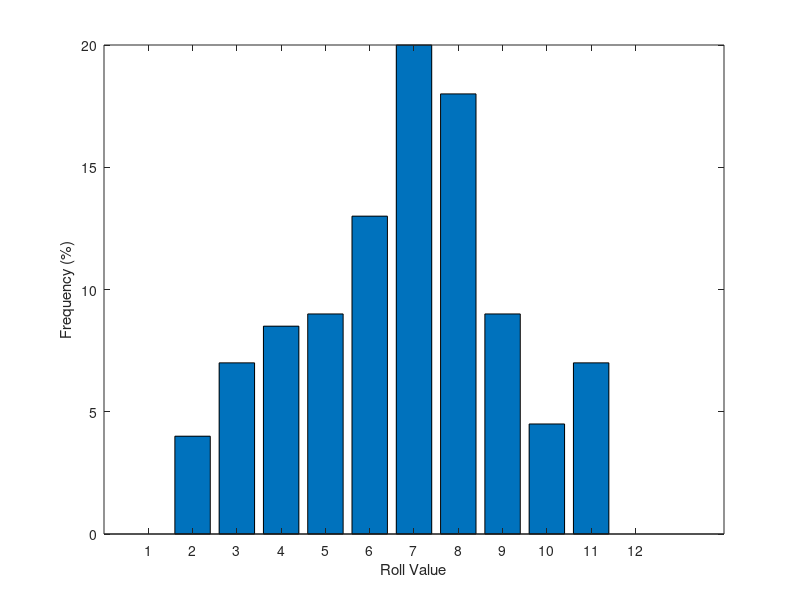

MATLAB code for this plot:
%Conor Nailos
%1/26/16
%Rolls a die n number of times and records the roll values. Plots results
%on bar graph
clear;clc
%% Paramaters
n=200; %# of rolls
dice1=randi(6,1,n); %die 1
dice2=randi(6,1,n); %die 2

nScore=zeros(1,12); %possible roll scores

%% Sum
for iScore=1:n
    tempSum=dice1(1,iScore)+dice2(1,iScore);
    nScore(1,tempSum)=nScore(1,tempSum)+1; %why is there no increment command >.<
end

%% Graph
freq=zeros(1,12);
for i=1:12
    freq(1,i)=nScore(1,i)/n*100;
end

bar(1:12,freq);
xlabel('Roll Value')
ylabel('Frequency (%)')
